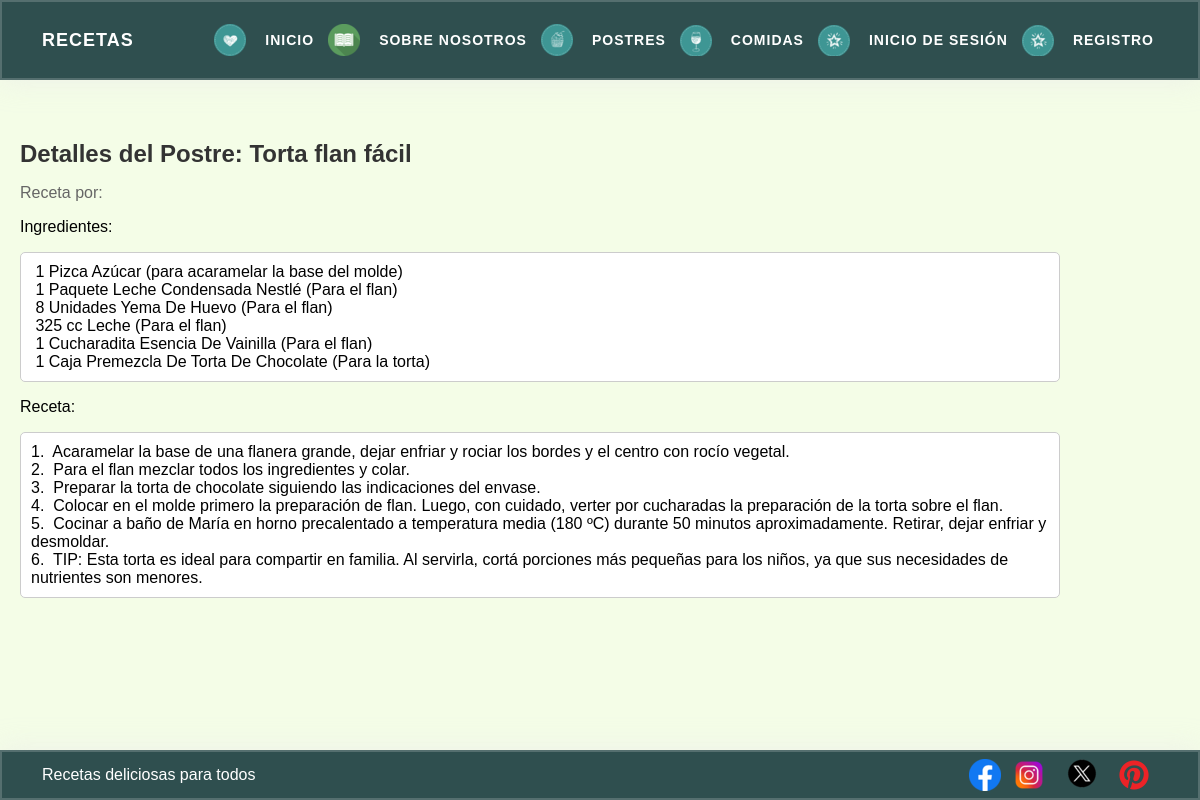
The page /MainApp/postresdetalles/10 on the database its author committed.
### MainApp/models.py (models this page shows, shortened)
class Postres(models.Model):
    titulo = models.CharField(max_length=100)
    receta = models.TextField()
    ingredientes = models.TextField(default=None)
    autor = models.ForeignKey(User, on_delete=models.CASCADE)

### MainApp/views.py (the view)
# urls.py: path('postresdetalles/<pk>', PostresDetail.as_view(), name='postresdetalles'),
class PostresDetail(DetailView):
    model = Postres
    template_name = "postresdetalles.html"
    context_object_name = "postres"

### MainApp/templates/postresdetalles.html
{% extends "main.html" %}
{% block contenidoQueCambia %}
<section>
<div class="detalle-comida">
    <h1 class="titulo-comida">Detalles del Postre: {{ postres.titulo }}</h1>
    <p class="autor-comida">Receta por: {{ postres.autor.nombre }}</p>
    <p class="ingredientes-comida">Ingredientes:</p>
    <pre class="container">{{ postres.ingredientes }}</pre>
    <p class="receta-comida">Receta:</p>
    <pre class="container">{{ postres.receta }}</pre>
</div>
</section>
{% endblock contenidoQueCambia %}

### MainApp/static/css/base.css (style rules this page uses)
* { font-family: "Raleway", sans-serif; }
body { padding-bottom: 100px; }

### MainApp/static/css/banneer.css (style rules this page uses)
* { color: inherit; text-decoration: none; box-sizing: border-box; }

### MainApp/static/css/comidas.css (style rules this page uses)
section { width: 100%; height: auto; margin-top: 100px; }

### MainApp/static/css/iniciosesion.css (style rules this page uses)
body { height: 100%; background: hsl(86, 85%, 95%); display: flex; justify-content: center; align-items: center; margin: 0; }

### MainApp/static/css/detalles.css (style rules this page uses)
.detalle-comida { width: 90%; height: auto; padding: 20px; }
.titulo-comida { font-size: 24px; color: #333; margin-bottom: 10px; }
.autor-comida { color: #666; margin-bottom: 15px; }
.container { white-space: pre-wrap; word-wrap: break-word; overflow: auto; max-height: 300px; padding: 10px; border: 1px solid #ccc; background-color: #fff; border-radius: 5px; }

### rows shown on the page
Postres: titulo "Torta flan fácil", ingredientes "1 Pizca Azúcar (para acaramelar la base del molde) 1 Paquete Leche Condensada Nestlé (Para el flan) 8 Unidades Yema De Huevo (Para el flan) 325 cc Leche (Para el flan) 1 Cucharadita Esencia De Vainilla (Para el flan) 1 Caja Premezcla De Torta De Chocolate (Para la torta)", receta "1. Acaramelar la base de una flanera grande, dejar enfriar y rociar los bordes y el centro con rocío vegetal. 2. Para el flan mezclar todos los ingredientes y colar. 3. Preparar la torta de chocolate siguiendo las indicaciones del envase. 4. Colocar en el molde primero la preparación de flan. Luego, con cuidado, verter por cucharadas la preparación de la torta sobre el flan. 5. Cocinar a baño de María en horno precalentado a temperatura media (180 ºC) durante 50 minutos aproximadamente. Retirar, dejar enfriar y desmoldar. 6. TIP: Esta torta es ideal para compartir en familia. Al servirla, cortá porciones más pequeñas para los niños, ya que sus necesidades de nutrientes son menores."
